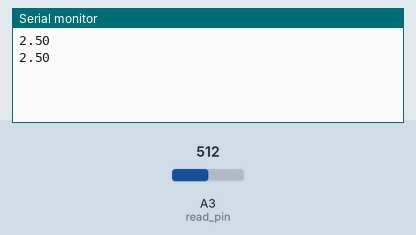
This sketch was run on a simulated Arduino Uno, built with avr-gcc and run on an emulated ATmega328P. Shown: the last lines printed to the serial monitor. Inputs (shaded band) come from the test bench; at power-on: A3 (read_pin) = 512.

Above: at 2.8 s.
2.9 s: A3 (read_pin) set to 716
At 4.3 s:
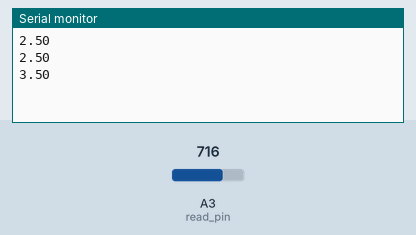
5.6 s: A3 (read_pin) set to 900
At 7.1 s:
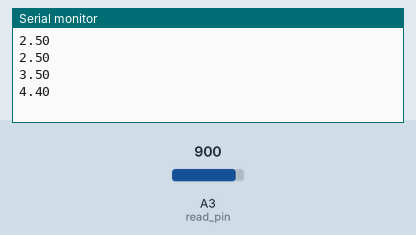
Timing chart, 0 to 8.6 s (numbered marks = the images above; inputs shaded):
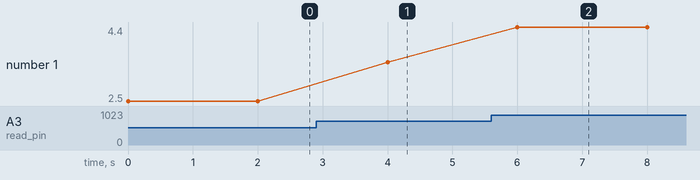

The sketch:

Tutorial_10_AnalogRead_Command_Analog_Voltage.ino
```cpp
//Reading Analog Voltage Using AnalogRead Command
int read_pin = A3;
float voltage = 0;
int read_val = 0;
int wait = 2000;

void setup() {
  // put your setup code here, to run once:
  pinMode(read_pin, INPUT);
  Serial.begin(9600);
}

void loop() {
  // put your main code here, to run repeatedly:
  //0 volts (V) -> 0
  //5 volts (V) -> 1023 (2^10 - 1)
  //voltage = read_val *(5 volt /1023)

  read_val = analogRead(read_pin);
  voltage = read_val * (5./1023.); //get a float when putting '.' at the end
  Serial.println(voltage);
  delay(wait);
}
```

Measured:
- after the input at 2.9 s, the serial monitor: prints a new line after 1.1 s (image 1)
- after the input at 5.6 s, the serial monitor: prints a new line after 0.40 s (image 2)
- plotted number 1: 2.5 → 3.5 after the input at 2.9 s, 3.5 → 4.4 after the input at 5.6 s
